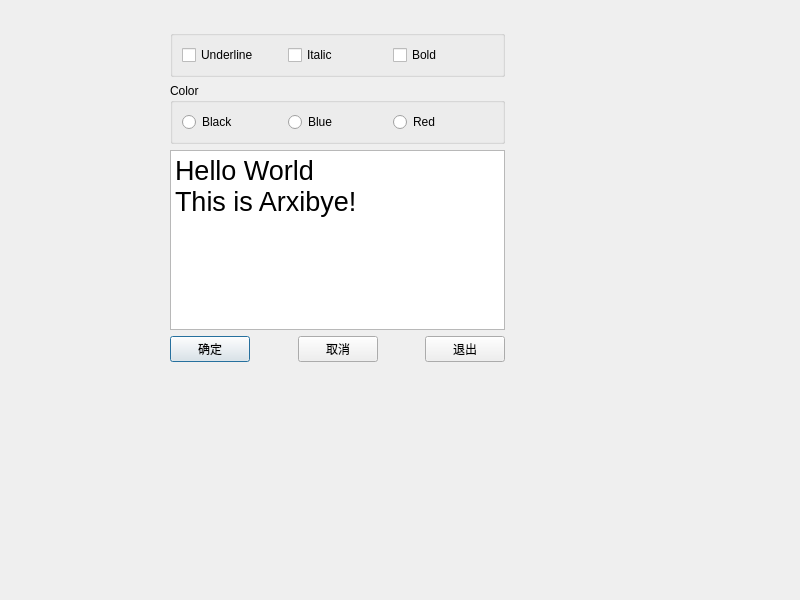
<?xml version="1.0" encoding="UTF-8"?>
<ui version="4.0">
 <class>Dialog</class>
 <widget class="QDialog" name="Dialog">
  <property name="geometry">
   <rect>
    <x>0</x>
    <y>0</y>
    <width>800</width>
    <height>600</height>
   </rect>
  </property>
  <property name="windowTitle">
   <string>Dialog</string>
  </property>
  <widget class="QWidget" name="">
   <property name="geometry">
    <rect>
     <x>170</x>
     <y>30</y>
     <width>335</width>
     <height>332</height>
    </rect>
   </property>
   <layout class="QVBoxLayout" name="verticalLayout">
    <item>
     <widget class="QGroupBox" name="groupBox">
      <property name="title">
       <string/>
      </property>
      <layout class="QHBoxLayout" name="horizontalLayout">
       <item>
        <widget class="QCheckBox" name="checkBoxUnderline">
         <property name="text">
          <string>Underline</string>
         </property>
        </widget>
       </item>
       <item>
        <widget class="QCheckBox" name="checkBoxItalic">
         <property name="text">
          <string>Italic</string>
         </property>
        </widget>
       </item>
       <item>
        <widget class="QCheckBox" name="checkBoxBold">
         <property name="text">
          <string>Bold</string>
         </property>
        </widget>
       </item>
      </layout>
     </widget>
    </item>
    <item>
     <widget class="QGroupBox" name="groupBox_2">
      <property name="title">
       <string>Color</string>
      </property>
      <layout class="QHBoxLayout" name="horizontalLayout_2">
       <item>
        <widget class="QRadioButton" name="rBtnBlack">
         <property name="text">
          <string>Black</string>
         </property>
        </widget>
       </item>
       <item>
        <widget class="QRadioButton" name="rBtnBlue">
         <property name="text">
          <string>Blue</string>
         </property>
        </widget>
       </item>
       <item>
        <widget class="QRadioButton" name="rBtnRed">
         <property name="text">
          <string>Red</string>
         </property>
        </widget>
       </item>
      </layout>
     </widget>
    </item>
    <item>
     <widget class="QPlainTextEdit" name="plainTextEdit">
      <property name="font">
       <font>
        <pointsize>20</pointsize>
       </font>
      </property>
      <property name="plainText">
       <string>Hello World
This is Arxibye!</string>
      </property>
     </widget>
    </item>
    <item>
     <layout class="QHBoxLayout" name="horizontalLayout_4">
      <item>
       <widget class="QPushButton" name="btnOk">
        <property name="text">
         <string>确定</string>
        </property>
       </widget>
      </item>
      <item>
       <layout class="QHBoxLayout" name="horizontalLayout_3">
        <item>
         <spacer name="horizontalSpacer">
          <property name="orientation">
           <enum>Qt::Horizontal</enum>
          </property>
          <property name="sizeHint" stdset="0">
           <size>
            <width>40</width>
            <height>20</height>
           </size>
          </property>
         </spacer>
        </item>
        <item>
         <widget class="QPushButton" name="btnClaner">
          <property name="text">
           <string>取消</string>
          </property>
         </widget>
        </item>
        <item>
         <spacer name="horizontalSpacer_2">
          <property name="orientation">
           <enum>Qt::Horizontal</enum>
          </property>
          <property name="sizeHint" stdset="0">
           <size>
            <width>40</width>
            <height>20</height>
           </size>
          </property>
         </spacer>
        </item>
        <item>
         <widget class="QPushButton" name="btnExit">
          <property name="text">
           <string>退出</string>
          </property>
         </widget>
        </item>
       </layout>
      </item>
     </layout>
    </item>
   </layout>
  </widget>
 </widget>
 <tabstops>
  <tabstop>plainTextEdit</tabstop>
  <tabstop>checkBoxUnderline</tabstop>
  <tabstop>checkBoxItalic</tabstop>
  <tabstop>btnClaner</tabstop>
  <tabstop>rBtnBlack</tabstop>
  <tabstop>rBtnBlue</tabstop>
  <tabstop>checkBoxBold</tabstop>
  <tabstop>rBtnRed</tabstop>
  <tabstop>btnOk</tabstop>
  <tabstop>btnExit</tabstop>
 </tabstops>
 <resources/>
 <connections>
  <connection>
   <sender>btnOk</sender>
   <signal>clicked()</signal>
   <receiver>Dialog</receiver>
   <slot>accept()</slot>
   <hints>
    <hint type="sourcelabel">
     <x>209</x>
     <y>347</y>
    </hint>
    <hint type="destinationlabel">
     <x>399</x>
     <y>299</y>
    </hint>
   </hints>
  </connection>
  <connection>
   <sender>btnClaner</sender>
   <signal>clicked()</signal>
   <receiver>Dialog</receiver>
   <slot>reject()</slot>
   <hints>
    <hint type="sourcelabel">
     <x>337</x>
     <y>347</y>
    </hint>
    <hint type="destinationlabel">
     <x>399</x>
     <y>299</y>
    </hint>
   </hints>
  </connection>
  <connection>
   <sender>btnExit</sender>
   <signal>clicked()</signal>
   <receiver>Dialog</receiver>
   <slot>close()</slot>
   <hints>
    <hint type="sourcelabel">
     <x>464</x>
     <y>347</y>
    </hint>
    <hint type="destinationlabel">
     <x>399</x>
     <y>299</y>
    </hint>
   </hints>
  </connection>
 </connections>
</ui>
